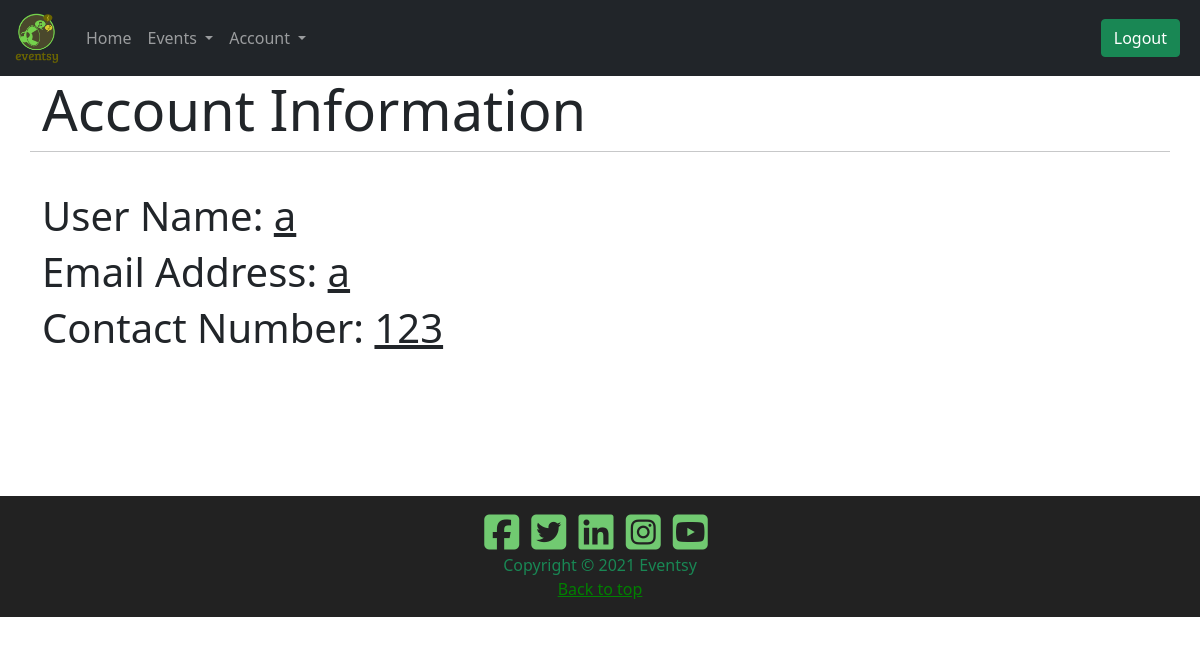
/1/details (signed in), run on the app's committed database.
### Website/models.py (models this page shows)
class User(db.Model, UserMixin):
    __tablename__ = 'users'  # good practice to specify table name
    id = db.Column(db.Integer, primary_key=True)
    name = db.Column(db.String(100), index=True, unique=True, nullable=False)
    emailid = db.Column(db.String(100), index=True, nullable=False)
    password_hash = db.Column(db.String(255), nullable=False)
    contact_no = db.Column(db.String(25), nullable=False)
    image = db.Column(db.String(400))
    comments = db.relationship('Comment', backref='users')
    bookings = db.relationship('Booking', backref='users')

### Website/views.py (the view)
@bp.route('/<id>/details')
@login_required
def details(id):
    user = User.query.filter_by(id=current_user.id).first()
    return render_template('details.html', user=user)

### Website/templates/details.html
{% extends "base.html" %}
{% block content %}
<div class="container details_container">
    <div id="content-wrap">
        <div class="row">
            <h2 class="display-4">Account Information</h2>
            <hr class="solid">
        </div>
        <br>
        <div class="row">
            <div class="col 10">
            <h1 class="display-6">User Name: <u>{{current_user.name}}</u>
            </h1>
            <h1 class="display-6">Email Address: <u>{{current_user.emailid}}</u>
            </h1>
            <h1 class="display-6">Contact Number: <u>{{current_user.contact_no}}</u>
            </h1>
        </div>
        </div>
    </div>
</div>
<br><br><br><br>
{% endblock %}

### Website/static/custom.css (style rules this page uses)
#content-wrap { padding-bottom: 2.5rem; }

### data on the page
User: name "a", emailid "a", contact_no "123"
